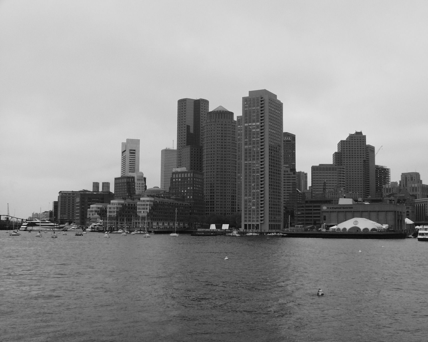
#> input picture week4/assets/Boston1.png, 428 x 342 px, found by its file name
$ jupyter execute --allow-errors exercise4_1.ipynb   (shell and % lines are left out)   (older library calls are emulated)
#> lines starting #> are read from the running program, lines starting #| are printed output that depends on the picture
Requirements

`cv2` (`pip install opencv-python`) <br>
`scikit-image.__version__` >= 14.0

[cell 1]
# Description:
#   Exercise4 notebook.
#
# Copyright (C) 2018 Santiago Cortes, Juha Ylioinas
#
# This software is distributed under the GNU General Public
# Licence (version 2 or later); please refer to the file
# Licence.txt, included with the software, for details.

# Preparations
from PIL import Image
from scipy.io import loadmat
import numpy as np
import matplotlib.pyplot as plt
import cv2
from itertools import compress

from scipy.ndimage import maximum_filter
from scipy.ndimage.interpolation import map_coordinates
from scipy.ndimage.filters import convolve1d as conv1
from scipy.ndimage.filters import convolve as conv2

from skimage.io import imread
from skimage.transform import ProjectiveTransform, SimilarityTransform, AffineTransform
from skimage.measure import ransac

from utils import gaussian2, maxinterp, circle_points

import time

## Exercise 1 - Matching Harris corner points
In this exercise, you will familiarize yourself with the method of Harris interest point detection. The aim is to first detect Harris corners from two images of the same scene. Then, image patches of size 15x15 pixels around each detected corner point is extracted following a matching step where mutually nearest neighbors are found using the sum of squared differences (SSD) similarity measure. <br><br>
The SSD measure for two image patches, $f$ and $g$, is defined as follows<br><br>

<center>$SSD(f,g) = \sum_{k,l}(g(k,l)-f(k,l))^{2}$</center>
so that the larger the SSD value the more dissimilar the patches are.
<br><br>
Do the task (a) below and answer questions in (b):

[cell 2]
## The first part uses OpenCV computer vision library to
## extract Harris corner points
## (source: https://docs.opencv.org/3.0-beta/doc/py_tutorials/
## py_feature2d/py_features_harris/py_features_harris.html)
I1 = imread('assets/Boston1.png');
#> I1 is the input picture: shape (342, 428); min 5, max 227, mean 144
plt.imshow(I1, cmap='gray')

[cell 3]
from cv2 import cornerHarris

- src - Input image, it should be grayscale and float32 type.
- blockSize - It is the size of neighbourhood considered for corner detection
- ksize - Aperture parameter of Sobel derivative used.
- k - Harris detector free parameter in the equation.

[cell 4]
R1 = cornerHarris(src=I1, blockSize=2, ksize=3, k=0.04)
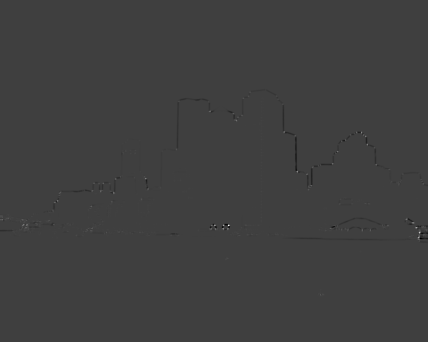
#> R1: shape (342, 428) float32; min -0.00558, max 0.0168, mean -5.76e-06; drawn with min black and max white

[cell 5]
# Take only the local maxima of the corner response function
# footprint is a boolean array that specifies (implicitly) a shape,
# but also which of the elements within this shape will get passed to the filter function.
fp = np.ones((3,3))
fp[1,1] = 0

# The maximum filter is defined as the maximum of all pixels
# within a local region of an image.
# to remove negative outlier noise.
maxNR1 = maximum_filter(R1, footprint=fp, mode='constant')
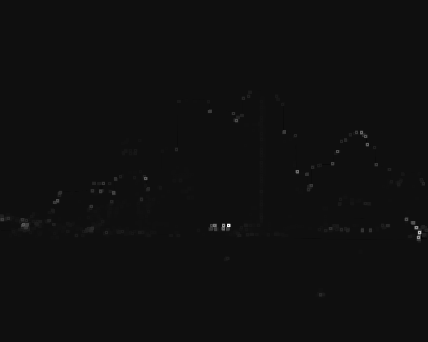
#> maxNR1: shape (342, 428) float32; min -0.00109, max 0.0168, mean 2.95e-05; drawn with min black and max white

[cell 6]
# Test if cornerness is larger than neighborhood
cornerI1 = R1>maxNR1
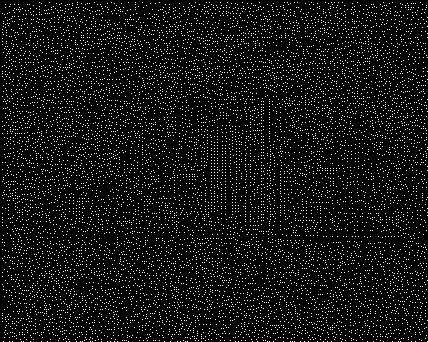
#> cornerI1: shape (342, 428) bool; 7% white in thin lines or dots
cornerI1

[cell 7]
# Threshold for low value maxima
maxCV1 = np.amax(R1)
#> maxCV1 = 0.0168
maxCV1
#> Out = 0.0168

[cell 8]
# Find centroids
ret, labels, stats, centroids = cv2.connectedComponentsWithStats(np.uint8((R1>0.0001*maxCV1)*cornerI1))
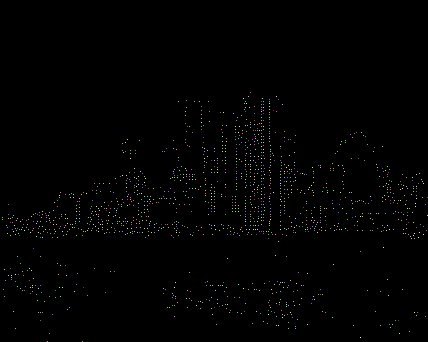
#> labels: shape (342, 428) int32; 1552 distinct labels, from 0 to 1551; one colour per label, 0 black
#> ret = 1552; stats = 1552 rows, first 6: [0, 0, 428, 342, 144825], [250, 92, 1, 1, 1], [248, 96, 1, 1, 1], [276, 96, 1, 1, 1], [243, 98, 1, 1, 1], [262, 98, 1, 1, 1]; centroids = 1552 pairs, first value 2 to 427, second value 92 to 341

# Define the criteria to stop and refine the corners
criteria = (cv2.TERM_CRITERIA_EPS + cv2.TERM_CRITERIA_MAX_ITER, 100, 0.001)
corners = cv2.cornerSubPix(I1,np.float32(centroids),(5,5),(-1,-1), criteria)
#> corners = 1552 pairs, first value 1.41 to 426.3, second value 93.95 to 341
kp1=corners.T

# Display Harris keypoints
plt.figure(figsize=(20,10))
plt.imshow(I1, cmap='gray')
plt.plot([kp1[0]],[kp1[1]],'rx')
plt.suptitle("Harris Corners using OpenCV", fontsize=20)
plt.show()
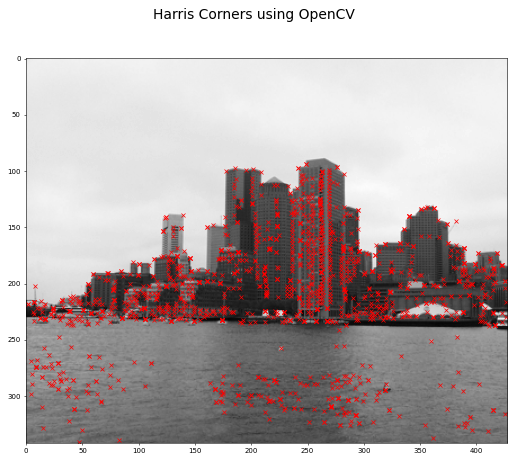
#> figure drawn by matplotlib, 1 panel

where M is a second moment matrix computed from image
derivatives:

$$
M = \begin{bmatrix}
    \sum_{x,y} I_x^2       & \sum_{x,y} I_x I_y  \\
    \sum_{x,y} I_x I_y        & \sum_{x,y} I_y^2
\end{bmatrix} $$

Directions with greatest/ smallest change

Diagonalization of M:

$$
M = R^{-1} \begin{bmatrix}
    \lambda_1       & 0 \\
    0        &  \lambda_2
\end{bmatrix} R $$

### Corner detection

- $\lambda_1$ and $\lambda_2$ are small: Flat region
- $\lambda_1$ >> $\lambda_2$: Edge
- $\lambda_2$ >> $\lambda_1$: Edge
- $\lambda_1$ and $\lambda_2$ are **LARGE**, $\lambda_1 \approx \lambda_2$: Corner

### Corner response function
$$ R = det(M) - \alpha \times trace(M)^2 = \lambda_1 \lambda_2 - \alpha (\lambda_1 + \lambda_2)$$

- |R| small: Flat region
- R < 0: Edge
- R > 0 : Corner

# Harris corner detector
1. Compute partial derivatives at each pixel
2. Compute second moment matrix M in a Gaussian window around each pixel:
$$
M = \begin{bmatrix}
    \sum_{x,y} w(x,y) I_x^2       & \sum_{x,y} w(x,y) I_x I_y  \\
    \sum_{x,y} w(x,y) I_x I_y        & \sum_{x,y} w(x,y) I_y^2
\end{bmatrix} $$
3. Compute corner response function R
4. Threshold R
5. Find local maxima of response function (nonmaximum suppression)

[cell 9]
## The previous part illustrated OpenCV's built-in capabilities.
## Let's try to do Harris corner extraction and matching using our own
## implementation in a less black-box manner.

## Familiarize yourself with the harris function
def harris(im, sigma=1.0, relTh=0.0001, k=0.04):
    im = im.astype(np.float) # Make sure im is float

    # Get smoothing and derivative filters
    g, _, _, _, _, _, = gaussian2(sigma)
    _, gx, gy, _, _, _, = gaussian2(np.sqrt(0.5))

    # Partial derivatives
    Ix = conv2(im, -gx, mode='constant')
    Iy = conv2(im, -gy, mode='constant')

    # Components of the second moment matrix
    Ix2Sm = conv2(Ix**2, g, mode='constant')
    Iy2Sm = conv2(Iy**2, g, mode='constant')
    IxIySm = conv2(Ix*Iy, g, mode='constant')

    # Determinant and trace for calculating the corner response
    detC = (Ix2Sm*IxIySm)-(Iy2Sm**2)
    traceC = Ix2Sm+IxIySm

    # Corner response function R
    # "Corner": R > 0
    # "Edge": R < 0
    # "Flat": |R| = small
    R = detC-k*traceC**2
    maxCornerValue = np.amax(R)

    # Take only the local maxima of the corner response function
    fp = np.ones((3,3))
    fp[1,1] = 0
    maxImg = maximum_filter(R, footprint=fp, mode='constant')

    # Test if cornerness is larger than neighborhood
    cornerImg = R>maxImg

    # Threshold for low value maxima
    y, x = np.nonzero((R>relTh*maxCornerValue)*cornerImg)

    # Convert to float
    x = x.astype(np.float)
    y = y.astype(np.float)

    # Remove responses from image borders to reduce false corner detections
    r, c = R.shape
    idx = np.nonzero((x<2)+(x>c-3)+(y<2)+(y>r-3))[0]
    x = np.delete(x,idx)
    y = np.delete(y,idx)

    # Parabolic interpolation
    for i in range(len(x)):
        _,dx=maxinterp((R[int(y[i]), int(x[i])-1], R[int(y[i]), int(x[i])], R[int(y[i]), int(x[i])+1]))
        _,dy=maxinterp((R[int(y[i])-1, int(x[i])], R[int(y[i]), int(x[i])], R[int(y[i])+1, int(x[i])]))
        x[i]=x[i]+dx
        y[i]=y[i]+dy

    return x, y, cornerImg

def maxinterp(v):
    a = 0.5*v[0] - v[1] + 0.5*v[2]
    b = -0.5*v[0] + 0.5*v[2]
    c = v[1]

    loc = (-b/2.0/a)
    m = np.dot(np.array([a,b,c]), np.array([loc**2, loc, 1]))
    return m, loc

[cell 10]
# Load images
I1 = imread('assets/Boston1.png')/255.
#> I1: shape (342, 428) float64; min 0.0196, max 0.89, mean 0.565
I2 = imread('assets/Boston2m.png')/255.
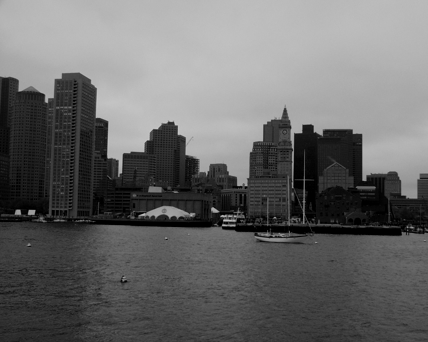
#> input picture week4/assets/Boston2m.png, 428 x 342 px, found by its file name
#> I2: shape (342, 428) float64; min 0, max 0.784, mean 0.411

fig, axes = plt.subplots(nrows=1,ncols=2, figsize=(16,8))

axes[0].imshow(I1)
axes[1].imshow(I2)

plt.show()

#> (a cell that did not finish here is left out)

x2, y2, cimg2 = harris(I2)

[cell 12]
fig, axes = plt.subplots(nrows=2, ncols=2)

axes[0][0].imshow(I1)
#> (the rest of this cell did not finish here and is left out)

#> (a cell that did not finish here is left out)

#> (a cell that did not finish here is left out)

[cell 15]
## We pre-allocate the memory for the 15*15 image patches extracted
## around each corner point from both images
patch_size=15
#> (the rest of this cell did not finish here and is left out)

[cell 16]
# map_coordinates function interpolates values between elements (using non-int index)
## The following part extracts the patches using bilinear interpolation
k=(patch_size-1)/2.
xv,yv=np.meshgrid(np.arange(-k,k+1),np.arange(-k, k+1))
#> (the rest of this cell did not finish here and is left out)

The SSD measure for two image patches, $f$ and $g$, is defined as follows<br><br>

<center>$SSD(f,g) = \sum_{k,l}(g(k,l)-f(k,l))^{2}$</center>
so that the **larger** the SSD value the more **dissimilar** the patches are.

the **smaller** the SSD value the more **similar** the patches are

!important

#> (a cell that did not finish here is left out)

#> (a cell that did not finish here is left out)

#> (a cell that did not finish here is left out)

### a) Matching points using normalized cross-correlation (NCC)
Implement the matching of mutually nearest neighbors using normalized cross-correlation
(NCC) as the similarity measure instead of SSD. <br><br>

For two image patches of similar size it can be written as follows (also given in the slide 97 of
Lecture 2):
<br><br>
<center>$NCC(f,g) = \frac{\sum_{k,l}(g(k,l)-\bar{g})(f(k,l)-\bar{f})}{\sqrt{\sum_{k,l}(g(k,l)-\bar{g})^{2}\sum_{k,l}(f(k,l)-\bar{f})^{2}}}$
</center> <br><br>
where $\bar{g}$ and $\bar{f}$ are the mean intensity values of patches $g$ and $f$. The values of NCC are
always between -1 and 1, and the larger the value the more similar the patches are.

[cell 20]
## Now, your task is to do matching in similar manner but using normalised
## cross-correlation (NCC) instead of SSD. You should also report the
## number of correct correspondences for NCC as shown above for SSD.
##
## HINT: Compared to the previous SDD-based implementation, all you need
## to do is to modify the lines performing the 'distmat' calculation
## from SSD to NCC.
## Thereafter, you can proceed as above but notice the following details:
## You need to determine the mutually nearest neighbors by
## finding pairs for which NCC is maximized (i.e. not minimized like SSD).
## Also, you need to sort the matches in descending order in terms of NCC
## in order to find the best matches (i.e. not ascending order as with SSD).

# Measure pairwise distances NCC
##-your-code-starts-here-##

# Load images
I1 = imread('assets/Boston1.png')/255.
I2 = imread('assets/Boston2m.png')/255.

# Harris corner extraction, take a look at the source code above
#> (the rest of this cell did not finish here and is left out)
